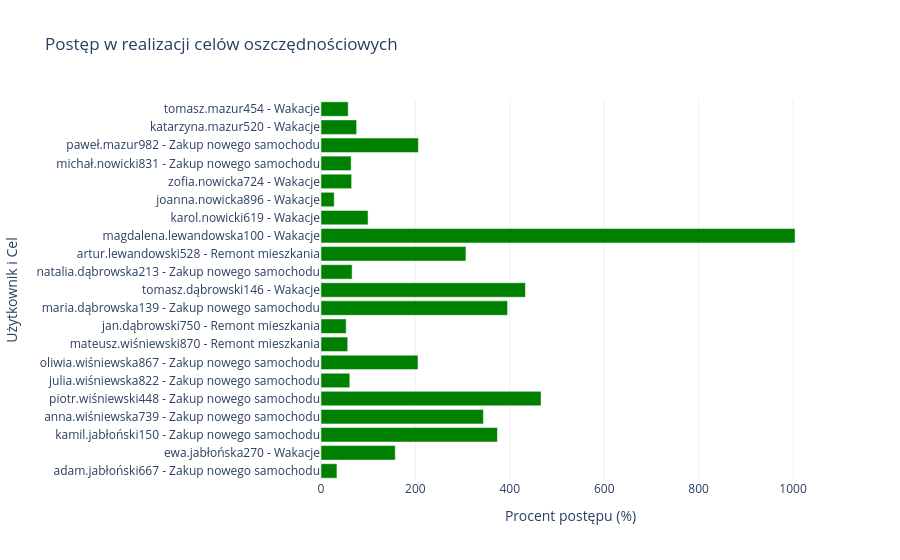

Notebook code for this chart:
### Code cell
# WYKRES PROCENTOWY POSTĘPÓW W REALIZACJI CELÓW DLA KAŻDEGO UŻYTKOWNIKA

import MySQLdb
import pandas as pd
import plotly.graph_objects as go

# Połączenie z bazą danych
connection = MySQLdb.connect(
    host="localhost",
    user="root",
    password="db",
    database="nowa",
    charset="utf8mb4"
)

# Zapytanie SQL do pobrania danych z bazy
query = """
SELECT
    nazwa_uzytkownika,
    opis_celu,
    docelowa_kwota,
    COALESCE(zaoszczedzona_kwota, 0) AS zaoszczedzona_kwota
FROM cele_oszczednosciowe
WHERE docelowa_kwota IS NOT NULL;
"""

# Wczytanie danych do pandas
cele = pd.read_sql_query(query, connection)

# Obliczenie postępu realizacji celu
cele['postep'] = (cele['zaoszczedzona_kwota'] / cele['docelowa_kwota']) * 100

# Tworzenie wykresu
fig = go.Figure()

# Dodanie wykresu słupkowego z etykietami
fig.add_trace(go.Bar(
    y=cele['nazwa_uzytkownika'] + " - " + cele['opis_celu'],
    x=cele['postep'],
    orientation='h',
    marker_color='green',
    name="Postęp realizacji celu"
))

# Zaktualizowanie układu wykresu
fig.update_layout(
    title="Postęp w realizacji celów oszczędnościowych",
    xaxis_title="Procent postępu (%)",
    yaxis_title="Użytkownik i Cel",
    template="plotly_white",
    margin={"l": 250},  # Większy margines, aby etykiety były czytelne
    showlegend=False
)

# Wyświetlenie wykresu
fig.show()

### Figure 1 — Plotly figure (JSON) as saved in the notebook; plotly's stock layout.template omitted (floating-point values rounded to 4 significant figures)
{"data": [{"marker": {"color": "green"}, "name": "Postęp realizacji celu", "orientation": "h", "type": "bar", "x": [33.78, 157.4, 373.8, 344.1, 466.2, 61.0, 205.5, 56.57, 53.35, 395.3, 433.1, 65.95, 307.1, 1004.0, 99.71, 27.99, 64.9, 63.8, 206.4, 75.47, 57.68], "y": ["adam.jabłoński667 - Zakup nowego samochodu", "ewa.jabłońska270 - Wakacje", "kamil.jabłoński150 - Zakup nowego samochodu", "anna.wiśniewska739 - Zakup nowego samochodu", "piotr.wiśniewski448 - Zakup nowego samochodu", "julia.wiśniewska822 - Zakup nowego samochodu", "oliwia.wiśniewska867 - Zakup nowego samochodu", "mateusz.wiśniewski870 - Remont mieszkania", "jan.dąbrowski750 - Remont mieszkania", "maria.dąbrowska139 - Zakup nowego samochodu", "tomasz.dąbrowski146 - Wakacje", "natalia.dąbrowska213 - Zakup nowego samochodu", "artur.lewandowski528 - Remont mieszkania", "magdalena.lewandowska100 - Wakacje", "karol.nowicki619 - Wakacje", "joanna.nowicka896 - Wakacje", "zofia.nowicka724 - Wakacje", "michał.nowicki831 - Zakup nowego samochodu", "paweł.mazur982 - Zakup nowego samochodu", "katarzyna.mazur520 - Wakacje", "tomasz.mazur454 - Wakacje"]}], "layout": {"margin": {"l": 250}, "showlegend": false, "title": {"text": "Postęp w realizacji celów oszczędnościowych"}, "xaxis": {"title": {"text": "Procent postępu (%)"}}, "yaxis": {"title": {"text": "Użytkownik i Cel"}}}}
